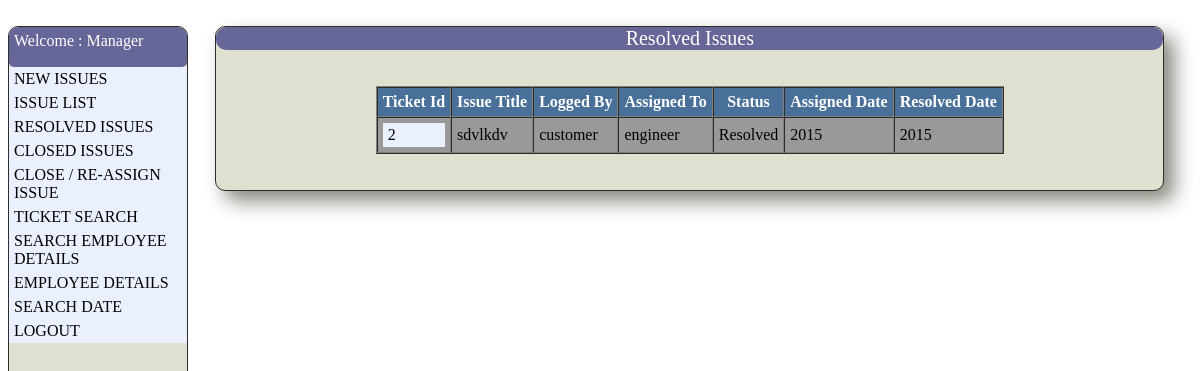
Page /application/manager/resolvedlist.php (signed in) on the committed database.
### tables this page shows
CREATE TABLE IF NOT EXISTS `issueclient` (
  `ticketid` bigint(20) NOT NULL AUTO_INCREMENT,
  `name` varchar(50) NOT NULL,
  `email` varchar(50) NOT NULL,
  `mobile` int(15) NOT NULL,
  `address` mediumtext NOT NULL,
  `time` bigint(20) NOT NULL,
  PRIMARY KEY (`ticketid`),
  UNIQUE KEY `ticketid` (`ticketid`)
);

CREATE TABLE IF NOT EXISTS `issuedetails` (
  `ticketid` bigint(20) NOT NULL,
  `issuetitle` text NOT NULL,
  `issuedesc` longtext NOT NULL,
  `priority` varchar(255) NOT NULL,
  `assignedto` varchar(255) NOT NULL,
  `assignedby` varchar(255) NOT NULL,
  `status` varchar(255) NOT NULL,
  `time` bigint(20) NOT NULL,
  `rtime` bigint(20) NOT NULL,
  PRIMARY KEY (`ticketid`)
);

CREATE TABLE IF NOT EXISTS `issue_resolve` (
  `ticket_id` bigint(20) NOT NULL,
  `issue_resolve_details` longtext NOT NULL,
  `resolved_time` bigint(20) NOT NULL,
  PRIMARY KEY (`ticket_id`)
);

### dir.php (called while the page is built, shortened)
<?php
$root='';
$css=$root.'/css';
?>

### application/manager/resolvedlist.php (the view, shortened to what this page needs)
<?php
include('../../style.php');
?><head>
<link href="<?php echo $css?>/style.css" rel="stylesheet" type="text/css">
</head>
<div class='main'>
 <div id='caption'>Resolved Issues</div>
 <table border="1" cellspacing=0 cellpadding=5 align="center">
  <tr><th>Ticket Id</th><th>Issue Title</th><th>Logged By</th><th>Assigned To</th><th>Status</th><th>Assigned Date</th><th>Resolved Date</th></th>
  <?php
   $sql="SELECT a.ticketid,b.issuetitle,b.assignedto,b.assignedby,b.status,b.time FROM issueclient a,issuedetails b where a.ticketid=b.ticketid AND b.status='Resolved' ORDER BY a.time DESC";
   $result=mysqli_query($connection,$sql);
   while($list=mysqli_fetch_array($result,MYSQL_ASSOC))
   {
    echo "<tr><td><a href=\"issue_resolution_desc.php?ticketid=".$list['ticketid']."\">".$list['ticketid']."</a></td><td>".$list['issuetitle']."</td>";
    echo "<td>".$list['assignedby']."</td><td>".$list['assignedto']."</td><td>".$list['status']."</td><td>";
echo "".$list['time']."</td><td>";
	   $rsql="Select * from issue_resolve where ticket_id=".$list['ticketid'];
	   $rresult=mysqli_query($connection,$rsql);
	   $rlist=mysqli_fetch_array($rresult);
echo "".$rlist['resolved_time']."</td></tr>";
}
  ?>
 </table>
 </div>

### css/style.css (style rules this page uses)
th { background-color:#487099; color:white; }
td { background-color:#999999; }
.main { background:#e0e0d1; width:80%; margin:auto; overflow:hidden; float:center; border:1px solid #2d2d2a; border-radius:10px; box-shadow:10px 10px 20px #86867d; }
#caption { text-align:center; color:#ffffff; font-size:20px; background:#666699; border-radius:10px; width:100%; }
a:link,a:visited { display:block; color:#000000; background-color:#ebf0ff; width:13%px; text-align:left; padding:3px 5px 3px; text-decoration:none; text-transform:uppercase; }

### rows in the picture
issueclient: ticketid "2", issuedetails.issuetitle "sdvlkdv", issuedetails.assignedby "customer", issuedetails.assignedto "engineer", issuedetails.status "Resolved", issuedetails.time "2015", issue_resolve.resolved_time "2015"

### other values in the picture
$name "Manager"
